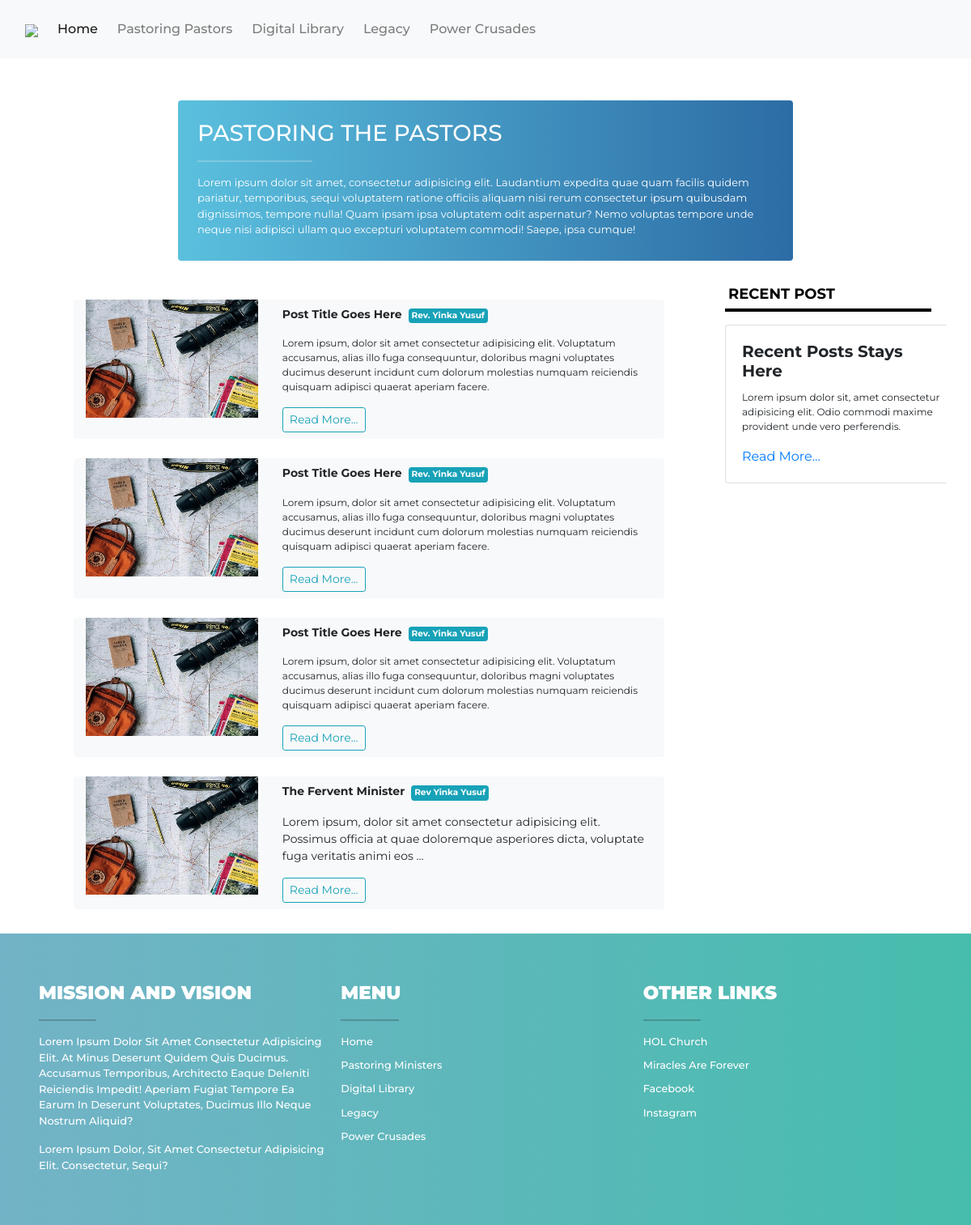
Screenshot of /pastoring-pastors/ with the database file from the repository.
### my_app/models.py (models this page shows, shortened)
class Post(models.Model):
    title = models.CharField(max_length=255)
    title_tag = models.CharField(max_length=125)
    author = models.CharField(max_length=125)
    body = RichTextField(blank=True, null=True)
    post_date = models.DateField(auto_now_add=True)
    image = models.ImageField(blank = True, null=True, upload_to='post_pics', validators=[image_validator])

### my_app/views.py (the view)
# urls.py: path('pastoring-pastors/', my_app_views.blogpage , name = 'blog'),
def blogpage(request):
    posts = Post.objects.all()
    return render(request, 'my_app/blog.html', {'posts': posts})

### my_app/templates/my_app/blog.html
{% extends 'my_app/base.html' %}
{% load static %}
{% load crispy_forms_tags %}
{% block main-content %}
<div style="margin-top: 100px;" class="container">
    <div class="row  mt-4 mb-4 ">
        <div class="col-10 col-sm-10 col-md-8 col-lg-8 p-4 m-auto gradient-bg rounded" >
            <h3 class="white">PASTORING THE PASTORS</h3>
            <hr class="white">
            <p class="white mt-1 mb-1 normal-p" style="font-size: small;">Lorem ipsum dolor sit amet, consectetur adipisicing elit. Laudantium expedita
                quae quam facilis
                quidem pariatur, temporibus, sequi voluptatem ratione officiis aliquam nisi rerum consectetur ipsum
                quibusdam
                dignissimos, tempore nulla! Quam ipsam ipsa voluptatem odit aspernatur? Nemo voluptas tempore unde neque
                nisi
                adipisci ullam quo excepturi voluptatem commodi! Saepe, ipsa cumque!</p>
        </div>
    </div>
    <div class="row  ">
        <div class="mt-3 mb-3 col-12 col-sm-12 col-md-8 col-lg-8 m-auto">
            <div class="container">
                <div class="row bg-light mt-4 rounded">
                    <div class="col-xs-4 col-sm-4 col-md-4 col-lg-4">
                        <img class="img-fluid" src="{% static 'my_app/images/card1.jpg' %}">
                    </div>
                    <div class="col-12 col-sm-12 col-md-8 col-lg-8">
                        <div class="post-text-div">
                            <p  class="mt-2 post-heading"> Post title goes here
                                <span
                                    class="badge badge-info p-1 ml-1">Rev. Yinka Yusuf</span>
                                </p>
                            <p class="post-body">Lorem ipsum, dolor sit amet consectetur adipisicing elit. Voluptatum
                                accusamus, alias illo fuga consequuntur, doloribus magni voluptates ducimus deserunt
                                incidunt cum dolorum molestias numquam reiciendis quisquam adipisci quaerat aperiam
                                facere.</p>
                                <a href="#" class="btn btn-sm btn-outline-info mb-2">Read More...</a>
                        </div>
                    </div>
                </div>
                <div class="row bg-light mt-4 rounded">
                    <div class="col-xs-4 col-sm-4 col-md-4 col-lg-4">
                        <img class="img-fluid" src="{% static 'my_app/images/card1.jpg' %}">
                    </div>
                    <div class="col-12 col-sm-12 col-md-8 col-lg-8">
                        <div class="post-text-div">
                            <p  class="mt-2 post-heading"> Post title goes here
                                <span
                                    class="badge badge-info p-1 ml-1">Rev. Yinka Yusuf</span>
                                </p>
                            <p class="post-body">Lorem ipsum, dolor sit amet consectetur adipisicing elit. Voluptatum
                                accusamus, alias illo fuga consequuntur, doloribus magni voluptates ducimus deserunt
                                incidunt cum dolorum molestias numquam reiciendis quisquam adipisci quaerat aperiam
                                facere.</p>
                                <a href="#" class="btn btn-sm btn-outline-info mb-2">Read More...</a>
                        </div>
                    </div>
                </div>
                <div class="row bg-light mt-4 rounded">
                    <div class="col-xs-4 col-sm-4 col-md-4 col-lg-4">
                        <img class="img-fluid" src="{% static 'my_app/images/card1.jpg' %}">
                    </div>
                    <div class="col-12 col-sm-12 col-md-8 col-lg-8">
                        <div class="post-text-div">
                            <p  class="mt-2 post-heading"> Post title goes here
                                <span
                                    class="badge badge-info p-1 ml-1">Rev. Yinka Yusuf</span>
                                </p>
                            <p class="post-body">Lorem ipsum, dolor sit amet consectetur adipisicing elit. Voluptatum
                                accusamus, alias illo fuga consequuntur, doloribus magni voluptates ducimus deserunt
                                incidunt cum dolorum molestias numquam reiciendis quisquam adipisci quaerat aperiam
                                facere.</p>
                                <a href="#" class="btn btn-sm btn-outline-info mb-2">Read More...</a>
                        </div>
                    </div>
                </div>
                {% for post in posts %}
                <div class="row bg-light mt-4 rounded">
                    <div class="col-xs-4 col-sm-4 col-md-4 col-lg-4">
                        <img class="img-fluid" src="{% static 'my_app/images/card1.jpg' %}">
                    </div>
                    <div class="col-12 col-sm-12 col-md-8 col-lg-8">
                        <div class="post-text-div">
                            <p  class="mt-2 post-heading"> {{post.title}}
                                <span
                                    class="badge badge-info p-1 ml-1">{{post.author}}</span>
                                </p>
                            <p class="post-body"> {{post.body|truncatewords:20|safe}}</p>
                            <a href="{% url 'post-detail' post.id %}" class="btn btn-sm btn-outline-info mb-2">Read More...</a>
                        </div>
                    </div>
                </div>
                {% endfor %}
            </div>
        </div>
        <div class="col-xs-12 col-sm-12 col-md-3 col-lg-3 mr-1">
            <div>
                <p class="p-heading">RECENT POST</p>
                <div class="card rounded" style="width: 18rem;">
                    <div class="card-body">
                        <h5 class="card-title post-heading">Recent Posts  stays here</h5>
                        <p class="card-text post-body">Lorem ipsum dolor sit, amet consectetur adipisicing elit. Odio commodi maxime provident unde vero perferendis.</p>
                        <a href="#" class="button-mini">Read More...</a>
                    </div>
                </div>
            </div>
        </div>
    </div>
</div>
{% endblock main-content %}

### my_app/static/my_app/css/front.css (style rules this page uses)
body { font-family: 'Montserrat', sans-serif; overflow-x: hidden; scroll-behavior: smooth; padding: 0; margin: 0; }
.container, .container-fluid { overflow-x: hidden; }
.normal-p { font-size: 13px; }
hr { width: 20%; font-weight: bold; }
.white { color: white; }
.gradient-bg { background-image: linear-gradient(to right, #5bc0de, #2c6ca5); }
.p-heading { padding: 4px; font-size: 18px; font-weight: bolder; color:black; border-bottom: 4px solid black; }
.post-heading { font-weight: bolder; text-transform: capitalize; }
.post-body { font-size: 12px; }
p { font-size: 14px; }

### rows the page displays
Post: title "The Fervent Minister", author "Rev Yinka Yusuf", body "Lorem ipsum, dolor sit amet consectetur adipisicing elit. Possimus officia at quae doloremque asperiores dicta, voluptate fuga veritatis animi eos …"
